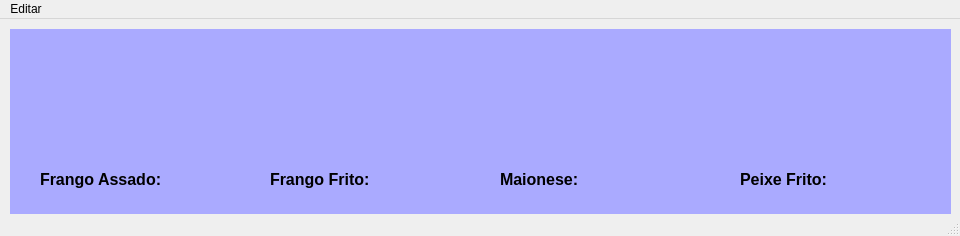
<?xml version="1.0" encoding="UTF-8"?>
<ui version="4.0">
 <class>MainWindow</class>
 <widget class="QMainWindow" name="MainWindow">
  <property name="geometry">
   <rect>
    <x>0</x>
    <y>0</y>
    <width>960</width>
    <height>236</height>
   </rect>
  </property>
  <property name="windowTitle">
   <string>MainWindow</string>
  </property>
  <widget class="QWidget" name="centralwidget">
   <widget class="QLabel" name="label">
    <property name="geometry">
     <rect>
      <x>10</x>
      <y>10</y>
      <width>941</width>
      <height>201</height>
     </rect>
    </property>
    <property name="styleSheet">
     <string notr="true">background-color: rgb(170, 170, 255);</string>
    </property>
    <property name="text">
     <string/>
    </property>
   </widget>
   <widget class="QLabel" name="label_2">
    <property name="geometry">
     <rect>
      <x>30</x>
      <y>20</y>
      <width>181</width>
      <height>121</height>
     </rect>
    </property>
    <property name="styleSheet">
     <string notr="true">QLabel{	
	image: url(:/icons/frango_assado.png);
	border-radius: 15px;
}</string>
    </property>
    <property name="text">
     <string/>
    </property>
   </widget>
   <widget class="QLabel" name="label_3">
    <property name="geometry">
     <rect>
      <x>250</x>
      <y>20</y>
      <width>221</width>
      <height>121</height>
     </rect>
    </property>
    <property name="styleSheet">
     <string notr="true">image: url(:/icons/frango_frito.png);</string>
    </property>
    <property name="text">
     <string/>
    </property>
   </widget>
   <widget class="QLabel" name="label_4">
    <property name="geometry">
     <rect>
      <x>500</x>
      <y>20</y>
      <width>191</width>
      <height>121</height>
     </rect>
    </property>
    <property name="styleSheet">
     <string notr="true">image: url(:/icons/maionese.png);</string>
    </property>
    <property name="text">
     <string/>
    </property>
   </widget>
   <widget class="QLabel" name="label_5">
    <property name="geometry">
     <rect>
      <x>730</x>
      <y>20</y>
      <width>201</width>
      <height>121</height>
     </rect>
    </property>
    <property name="styleSheet">
     <string notr="true">image: url(:/icons/peixe_frito.png);</string>
    </property>
    <property name="text">
     <string/>
    </property>
   </widget>
   <widget class="QLabel" name="label_6">
    <property name="geometry">
     <rect>
      <x>40</x>
      <y>150</y>
      <width>131</width>
      <height>21</height>
     </rect>
    </property>
    <property name="text">
     <string>&lt;html&gt;&lt;head/&gt;&lt;body&gt;&lt;p&gt;&lt;span style=&quot; font-size:12pt; font-weight:600;&quot;&gt;Frango Assado:&lt;/span&gt;&lt;/p&gt;&lt;/body&gt;&lt;/html&gt;</string>
    </property>
   </widget>
   <widget class="QLabel" name="label_7">
    <property name="geometry">
     <rect>
      <x>270</x>
      <y>150</y>
      <width>111</width>
      <height>21</height>
     </rect>
    </property>
    <property name="text">
     <string>&lt;html&gt;&lt;head/&gt;&lt;body&gt;&lt;p&gt;&lt;span style=&quot; font-size:12pt; font-weight:600;&quot;&gt;Frango Frito:&lt;/span&gt;&lt;/p&gt;&lt;/body&gt;&lt;/html&gt;</string>
    </property>
   </widget>
   <widget class="QLabel" name="label_8">
    <property name="geometry">
     <rect>
      <x>740</x>
      <y>150</y>
      <width>101</width>
      <height>21</height>
     </rect>
    </property>
    <property name="text">
     <string>&lt;html&gt;&lt;head/&gt;&lt;body&gt;&lt;p&gt;&lt;span style=&quot; font-size:12pt; font-weight:600;&quot;&gt;Peixe Frito:&lt;/span&gt;&lt;/p&gt;&lt;/body&gt;&lt;/html&gt;</string>
    </property>
   </widget>
   <widget class="QLabel" name="label_9">
    <property name="geometry">
     <rect>
      <x>500</x>
      <y>150</y>
      <width>91</width>
      <height>21</height>
     </rect>
    </property>
    <property name="text">
     <string>&lt;html&gt;&lt;head/&gt;&lt;body&gt;&lt;p&gt;&lt;span style=&quot; font-size:12pt; font-weight:600;&quot;&gt;Maionese:&lt;/span&gt;&lt;/p&gt;&lt;/body&gt;&lt;/html&gt;</string>
    </property>
   </widget>
   <widget class="QLabel" name="lbl_franass">
    <property name="geometry">
     <rect>
      <x>170</x>
      <y>150</y>
      <width>71</width>
      <height>21</height>
     </rect>
    </property>
    <property name="text">
     <string>&lt;html&gt;&lt;head/&gt;&lt;body&gt;&lt;p align=&quot;right&quot;&gt;&lt;br/&gt;&lt;/p&gt;&lt;/body&gt;&lt;/html&gt;</string>
    </property>
   </widget>
   <widget class="QLabel" name="lbl_franfrit">
    <property name="geometry">
     <rect>
      <x>390</x>
      <y>150</y>
      <width>71</width>
      <height>21</height>
     </rect>
    </property>
    <property name="text">
     <string>&lt;html&gt;&lt;head/&gt;&lt;body&gt;&lt;p align=&quot;right&quot;&gt;&lt;br/&gt;&lt;/p&gt;&lt;/body&gt;&lt;/html&gt;</string>
    </property>
   </widget>
   <widget class="QLabel" name="lbl_maio">
    <property name="geometry">
     <rect>
      <x>620</x>
      <y>150</y>
      <width>71</width>
      <height>21</height>
     </rect>
    </property>
    <property name="text">
     <string>&lt;html&gt;&lt;head/&gt;&lt;body&gt;&lt;p align=&quot;right&quot;&gt;&lt;br/&gt;&lt;/p&gt;&lt;/body&gt;&lt;/html&gt;</string>
    </property>
   </widget>
   <widget class="QLabel" name="lbl_peifrit">
    <property name="geometry">
     <rect>
      <x>850</x>
      <y>150</y>
      <width>71</width>
      <height>21</height>
     </rect>
    </property>
    <property name="text">
     <string>&lt;html&gt;&lt;head/&gt;&lt;body&gt;&lt;p align=&quot;right&quot;&gt;&lt;br/&gt;&lt;/p&gt;&lt;/body&gt;&lt;/html&gt;</string>
    </property>
   </widget>
  </widget>
  <widget class="QMenuBar" name="menubar">
   <property name="geometry">
    <rect>
     <x>0</x>
     <y>0</y>
     <width>960</width>
     <height>21</height>
    </rect>
   </property>
   <widget class="QMenu" name="menuEditar">
    <property name="title">
     <string>Editar</string>
    </property>
    <addaction name="actionEditar_Estoque"/>
    <addaction name="actionZerar_Estoque"/>
    <addaction name="actionSair"/>
   </widget>
   <addaction name="menuEditar"/>
  </widget>
  <widget class="QStatusBar" name="statusbar"/>
  <action name="actionEditar_Estoque">
   <property name="text">
    <string>Editar Estoque</string>
   </property>
  </action>
  <action name="actionZerar_Estoque">
   <property name="text">
    <string>Zerar Estoque</string>
   </property>
  </action>
  <action name="actionSair">
   <property name="text">
    <string>Sair</string>
   </property>
  </action>
 </widget>
 <resources>
  <include location="../icons/principal.qrc"/>
 </resources>
 <connections/>
</ui>
